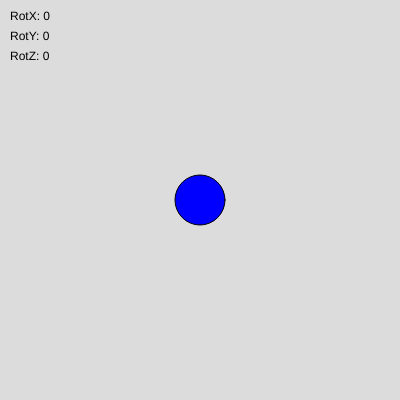
Frame 1 (no input)
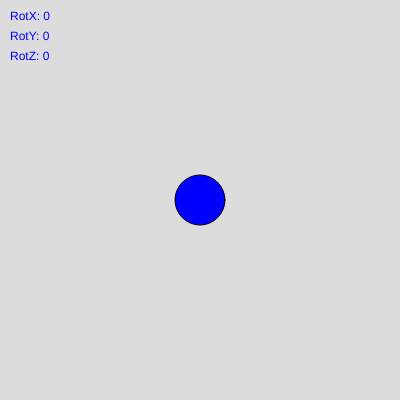
Frame 60 (no input)
Frame 120 (the mouse pressed at the canvas centre since frame 60): identical to frame 60, image omitted

The p5.js sketch that drew these frames (run headless with seeded random() and noise() and a simulated clock; from frame 60 on, the mouse is pressed at the canvas centre):

// p5.js sketch
// ── sketch.js
let x;
let y;

function setup() {
  createCanvas(400, 400);
  rectMode(CENTER);
  x = width / 2;
  y = height / 2;
}

function draw() {
  background(220);
  rotX = rotationX;
  text("RotX: " + rotationX, 10, 20)
  text("RotY: " + rotationY, 10, 40)
  text("RotZ: " + rotationZ, 10, 60)
  
  fill("blue");
  
  x += rotationY;
  y += rotationX;
  
  ellipse(x, y, 50, 50);
}
